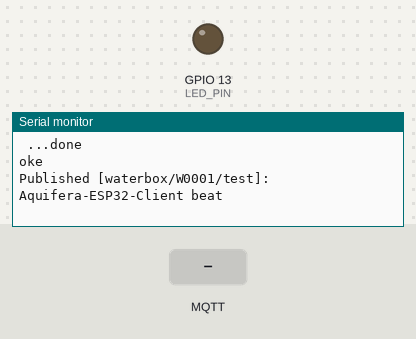
Recording of a program running on a simulated ESP32. Parts: output pins drawn as LEDs (lit = HIGH), the last lines printed to the serial monitor. The inputs (shaded band) are chosen by the test bench. No MQTT or app messages arrive unless stated; the modem accepts every AT command (registered, SIM ready, sends succeed) and sends nothing else; not simulated (calls return 0 or success): credentials.h; pins used as bus, display or sensor lines are not drawn.

Above: at 14.2 s.
14.3 s: MQTT message "1" arrives on the first subscribed topic
At 14.7 s:
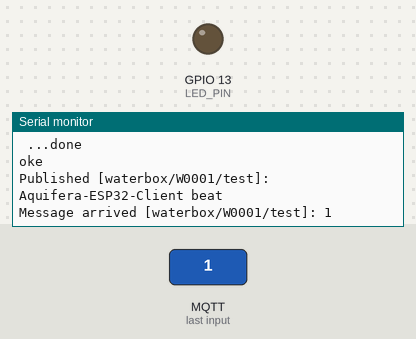
15.8 s: MQTT message "on" arrives on the first subscribed topic
At 16.0 s:
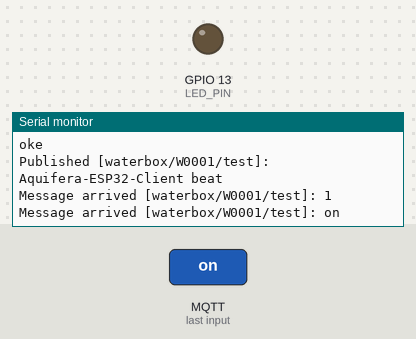
17.3 s: MQTT message "off" arrives on the first subscribed topic
At 18.1 s:
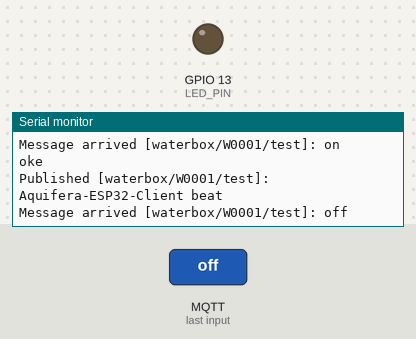

Measured:
- after the input at 14.3 s, the serial monitor: prints a new line at once (image 1)
- after the input at 15.8 s, the serial monitor: prints a new line at once (image 2)
- after the input at 17.3 s, the serial monitor: prints a new line at once (image 3)

The program:

main.cpp
```cpp
// *** main.cpp ***
#include <PubSubClient.h>
#include <SoftwareSerial.h>
#include "credentials.h"

//======================================================================//
// CONFIGURATIONS

#define CELLULAR_ONLY // uncomment if want to use SIM800L as connector to internet
// #define WIFI_ONLY // uncomment if want to use WiFi as connector to internet

// TinyGSM
// #define BOARD_TCALL // successfully working, using emnify (tested: 19-jul-2021)
#define BOARD_SIM800L
// #define BOARD_CUSTOM

#ifdef BOARD_TCALL
  // TTGO T-Call pins
  #define MODEM_RST            5
  #define MODEM_PWKEY          4
  #define MODEM_POWER_ON       23
  #define MODEM_TX             27
  #define MODEM_RX             26
#elif defined(BOARD_SIM800L)
  // SIM800L directly connected
  #define MODEM_RST            21
  #define MODEM_TX             19
  #define MODEM_RX             18
  // #define MODEM_TX             18
  // #define MODEM_RX             19
  // #define MODEM_TX             16
  // #define MODEM_RX             17
  // #define MODEM_PWKEY          4
#elif defined(BOARD_CUSTOM)
  // Custom Pins Here...
  #define MODEM_RST            99
  #define MODEM_PWKEY          99
  #define MODEM_POWER_ON       99
  #define MODEM_TX             99
  #define MODEM_RX             99
#endif

// ***** TINY GSM CONFIGURATIONS *****
// See all AT commands, if wanted
#define DUMP_AT_COMMANDS

// set GSM PIN, if any
#define GSM_PIN ""

// Select your modem:
#define TINY_GSM_MODEM_SIM800

// Software Serial to SIM800L Modem
SoftwareSerial SerialSim800L(MODEM_RX, MODEM_TX); // RX, TX

// Your GPRS credentials, if any
#ifndef CREDENTIALS_H
  const char apn[] = "APN";
  const char gprsUser[] = "APN_GPRS_USER";
  const char gprsPass[] = "APN_GPRS_PASS";
#endif

// Define the serial console for debug prints, if needed
#define TINY_GSM_DEBUG Serial

// Range to attempt to autobaud
#define GSM_AUTOBAUD_MIN 9600
#define GSM_AUTOBAUD_MAX 115200

// Define how you're planning to connect to the internet
#define TINY_GSM_USE_GPRS true
#define TINY_GSM_USE_WIFI false

// Just in case someone defined the wrong thing..
#if TINY_GSM_USE_GPRS && not defined TINY_GSM_MODEM_HAS_GPRS
#undef TINY_GSM_USE_GPRS
#undef TINY_GSM_USE_WIFI
#define TINY_GSM_USE_GPRS false
#define TINY_GSM_USE_WIFI true
#endif
#if TINY_GSM_USE_WIFI && not defined TINY_GSM_MODEM_HAS_WIFI
#undef TINY_GSM_USE_GPRS
#undef TINY_GSM_USE_WIFI
#define TINY_GSM_USE_GPRS true
#define TINY_GSM_USE_WIFI false
#endif

#include <TinyGsmClient.h>

// #define SerialSim Serial1
// #define SerialSim Serial2
#define SerialSim SerialSim800L

// #ifdef DUMP_AT_COMMANDS
//   #include <StreamDebugger.h>
//   StreamDebugger debugger(SerialSim800L, Serial);
//   TinyGsm modem(debugger);
// #else
// TinyGsm modem(SerialSim800L);
// #endif

// ***** WIFI & MQTT CONFIGURATIONS *****
const char* topic_commands = "waterbox/W0001/commands"; // used to retrieve actions that is needed to be done by Waterbox
const char* topic_temp_sensor = "waterbox/W0001/temp_sensor";
const char* topic_flow_sensor = "waterbox/W0001/flow_sensor";
const char* topic_test = "waterbox/W0001/test";
const char* topic_test_2 = "waterbox/W0001/test-2";

// WIFI & MQTT Credentials
#ifndef CREDENTIALS_H
  // Your WiFi connection credentials, if applicable
  const char wifiSSID[] = "WIFI_SSID";
  const char wifiPass[] = "WIFI_PASS";

  // MQTT details
  const char* broker = "MQTT_BROKER_SERVER";
  const char* mqtt_user = "MQTT_BROKER_USER";
  const char* mqtt_pass = "MQTT_BROKER_PASS";
#endif

// ****** GLOBAL VARIABLES *****
#ifdef CELLULAR_ONLY
  // TinyGsm modem(SerialSim800L);
  TinyGsm modem(SerialSim);
  TinyGsmClient client(modem);
#elif defined(WIFI_ONLY)
  #include <WiFi.h>
  WiFiClient client;
#endif

PubSubClient mqtt(client);
uint32_t lastReconnectAttempt = 999999L; // fill in  withlarge number to connect direclty at first try

// ****** OTHER VARIABLES *****
#define LED_PIN 13
int ledStatus = LOW;

//======================================================================//
// Prototypes

void modem_power_on();
void setup_tinygsm();
void setup_wifi();
void setup_mqtt();
void mqttCallback(char*, byte*, unsigned int);
boolean mqttConnect();
void publish_message(const char*, const char*);

//======================================================================//
// Main

void setup() {
  // Set console baud rate
  Serial.begin(115200);
  delay(10);

  pinMode(LED_PIN, OUTPUT);

  Serial.println("Wait...");

#ifdef CELLULAR_ONLY
  setup_tinygsm();
#elif defined(WIFI_ONLY)
  setup_wifi();
#endif
  setup_mqtt();
}

long lastSend = 0;
int count = 0;

void loop() {
  if (!mqtt.connected()) {
    // Reconnect every 10 seconds
    uint32_t t = millis();
    if (t - lastReconnectAttempt > 10000L) {
      Serial.println("=== MQTT NOT CONNECTED ===");
      lastReconnectAttempt = t;
      if (mqttConnect()) {
        lastReconnectAttempt = 0;
      }
    }
    delay(100);
    return;
  }

  if (millis() - lastSend > 3000) {
    Serial.println("oke");
    count++;
    publish_message(topic_test, "Aquifera-ESP32-Client beat");
    lastSend = millis();
  }

  mqtt.loop();
}

//======================================================================//
// Functions

void modem_power_on(){
  Serial.println("Resetting Modem...");
  #ifdef BOARD_SIM800L
    // pinMode(MODEM_PWKEY,OUTPUT);
    pinMode(MODEM_RST,OUTPUT);
    // pinMode(MODEM_POWER_ON, OUTPUT);

    // digitalWrite(MODEM_PWKEY,HIGH);
    digitalWrite(MODEM_RST,HIGH);
    // digitalWrite(MODEM_POWER_ON,HIGH);

    // power on the simcom
    delay(3000);
    digitalWrite(MODEM_RST,LOW);
    delay(3000);
    digitalWrite(MODEM_RST,HIGH);

    // digitalWrite(MODEM_PWKEY,LOW);
    // delay(1000);
    // digitalWrite(MODEM_PWKEY,HIGH);
    delay(3000);
  #elif defined(BOARD_TCALL)
    pinMode(MODEM_PWKEY,OUTPUT);
    pinMode(MODEM_RST,OUTPUT);
    pinMode(MODEM_POWER_ON, OUTPUT);

    digitalWrite(MODEM_PWKEY,HIGH);
    digitalWrite(MODEM_RST,HIGH);
    digitalWrite(MODEM_POWER_ON,HIGH);

    // power on the simcom
    delay(1000);
    digitalWrite(MODEM_PWKEY,LOW);
    delay(1000);
    digitalWrite(MODEM_PWKEY,HIGH);
    delay(1000);
  #endif
}

void setup_tinygsm() {
  #ifdef CELLULAR_ONLY
  delay(1000);

  // SerialSim.begin(115200, SWSERIAL_8N1, MODEM_RX, MODEM_TX);
  // SerialSim.begin(9600, SWSERIAL_8N1, MODEM_RX, MODEM_TX);
  SerialSim.begin(115200); // Successfully working uwing raw SIM800L + ESP32
  // SerialSim.begin(9600);
  // SerialSim.begin(115200, SERIAL_8N1, MODEM_RX, MODEM_TX); // successfully working using LILYGO (tested: 19-jul-2021)
  delay(3000);
  modem_power_on();

  // Lower baud rate of the modem.
  // This is highly practical for Uno board, since SoftwareSerial there
  // works too slow to receive a modem data.

  SerialSim.write("AT+IPR=9600\r\n");
  SerialSim.end();
  SerialSim.begin(9600);

  // Restart takes quite some time
  // To skip it, call init() instead of restart()
  Serial.println("Initializing modem...");
  // if (!modem.init()) {
  if (!modem.restart()) {
      Serial.println(" fail");
    }
    else{
      Serial.println(" success");
    }

  String modemInfo = modem.getModemInfo();
  Serial.print("Modem Info: ");
  Serial.println(modemInfo);

#if TINY_GSM_USE_GPRS
  // Unlock your SIM card with a PIN if needed
  if ( GSM_PIN && modem.getSimStatus() != 3 ) {
    modem.simUnlock(GSM_PIN);
  }
#endif

#if TINY_GSM_USE_WIFI
    // Wifi connection parameters must be set before waiting for the network
  Serial.print(F("Setting SSID/password..."));
  if (!modem.networkConnect(wifiSSID, wifiPass)) {
    Serial.println(" fail");
    delay(10000);
    return;
  }
  Serial.println(" success");
#endif

#if TINY_GSM_USE_GPRS && defined TINY_GSM_MODEM_XBEE
  // The XBee must run the gprsConnect function BEFORE waiting for network!
  modem.gprsConnect(apn, gprsUser, gprsPass);
#endif

  // Serial.print("Waiting for network...");
  // if (!modem.waitForNetwork()) {
  //   Serial.println(" fail");
  //   delay(10000);
  //   return;
  // }
  // Serial.println(" success");

  // if (modem.isNetworkConnected()) {
  //   Serial.println("Network connected");
  // }

#if TINY_GSM_USE_GPRS
  // GPRS connection parameters are usually set after network registration
    Serial.print(F("Connecting to "));
    Serial.print(apn);
    // if (!modem.gprsConnect(apn, gprsUser, gprsPass)) {
    if (!modem.gprsConnect(apn)) {
      Serial.println(" fail");
      delay(10000);
      return;
    }
    Serial.println(" success");

  if (modem.isGprsConnected()) {
    Serial.println("GPRS connected");
  }
#endif
#endif
}

// WiFi
void setup_wifi() {
  #ifdef WIFI_ONLY
  WiFi.begin(wifiSSID, wifiPass);

  while (WiFi.status() != WL_CONNECTED) {
    delay(500);
    Serial.print("Connecting to WiFi: ");
    Serial.println(wifiSSID);
  }
  Serial.println("WiFi Connected!");
  #endif
}

// MQTT
void setup_mqtt() {
  // MQTT Broker setup
  Serial.println("Setup mqtt");
  mqtt.setServer(broker, 1883);
  mqtt.setCallback(mqttCallback);
  Serial.println(mqttConnect() ? " ...done" : " ...failed");
}

void mqttCallback(char* topic, byte* payload, unsigned int len) {
  Serial.print("Message arrived [");
  Serial.print(topic);
  Serial.print("]: ");
  Serial.write(payload, len);
  Serial.println();
}

boolean mqttConnect() {
  Serial.print("Mqtt connecting to ");
  Serial.print(broker);
  const char* client_name = "Aquifera-ESP32-Client";

  // Connect to MQTT Broker without authentication
  // boolean status = mqtt.connect("Aquifera-ESP32-Client");

  // Or, if you want to authenticate MQTT:
  boolean status = mqtt.connect(client_name, mqtt_user, mqtt_pass);

  if (status == false) {
    Serial.println(" fail");
    return false;
  }
  Serial.println(" success");

  // subscribe to topic
  mqtt.subscribe(topic_test);
  mqtt.subscribe(topic_test_2);
  mqtt.subscribe(topic_commands);
  mqtt.subscribe(topic_flow_sensor);
  mqtt.subscribe(topic_temp_sensor);

  Serial.print("Subscribed topic [");
  Serial.print(topic_test);
  Serial.println("]");
  Serial.print("Subscribed topic [");
  Serial.print(topic_test_2);
  Serial.println("]");
  Serial.print("Subscribed topic [");
  Serial.print(topic_commands);
  Serial.println("]");
  Serial.print("Subscribed topic [");
  Serial.print(topic_flow_sensor);
  Serial.println("]");
  Serial.print("Subscribed topic [");
  Serial.print(topic_temp_sensor);
  Serial.println("]");

  // publish to topic
  publish_message(topic_test, "Aquifera-ESP32-Client started");

  return mqtt.connected();
}

void publish_message(const char* topic, const char* payload) {
  mqtt.publish(topic, payload);
  Serial.print("Published [");
  Serial.print(topic);
  Serial.print("]: ");
  Serial.println(payload);
}
```
